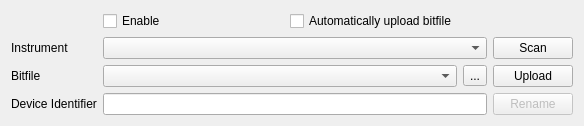
<?xml version="1.0" encoding="UTF-8"?>
<ui version="4.0">
 <class>Form</class>
 <widget class="QWidget" name="Form">
  <property name="geometry">
   <rect>
    <x>0</x>
    <y>0</y>
    <width>584</width>
    <height>122</height>
   </rect>
  </property>
  <property name="windowTitle">
   <string>Form</string>
  </property>
  <layout class="QGridLayout" name="gridLayout">
   <item row="2" column="3">
    <widget class="QToolButton" name="toolButtonOpenBitfile">
     <property name="text">
      <string>...</string>
     </property>
     <property name="icon">
      <iconset resource="Experiment.qrc">
       <normaloff>:/openicon/icons/document-open-5.png</normaloff>:/openicon/icons/document-open-5.png</iconset>
     </property>
    </widget>
   </item>
   <item row="0" column="1">
    <widget class="QCheckBox" name="enableCheckBox">
     <property name="sizePolicy">
      <sizepolicy hsizetype="Expanding" vsizetype="Fixed">
       <horstretch>0</horstretch>
       <verstretch>0</verstretch>
      </sizepolicy>
     </property>
     <property name="text">
      <string>Enable</string>
     </property>
    </widget>
   </item>
   <item row="0" column="2">
    <widget class="QCheckBox" name="checkBoxAutoUpload">
     <property name="text">
      <string>Automatically upload bitfile</string>
     </property>
    </widget>
   </item>
   <item row="2" column="1" colspan="2">
    <widget class="QComboBox" name="comboBoxBitfiles"/>
   </item>
   <item row="1" column="1" colspan="3">
    <widget class="QComboBox" name="comboBoxInstruments">
     <property name="minimumSize">
      <size>
       <width>180</width>
       <height>0</height>
      </size>
     </property>
    </widget>
   </item>
   <item row="2" column="0">
    <widget class="QLabel" name="label_2">
     <property name="text">
      <string>Bitfile</string>
     </property>
    </widget>
   </item>
   <item row="1" column="0">
    <widget class="QLabel" name="label">
     <property name="text">
      <string>Instrument</string>
     </property>
    </widget>
   </item>
   <item row="1" column="4">
    <widget class="QPushButton" name="pushButtonScan">
     <property name="text">
      <string>Scan</string>
     </property>
    </widget>
   </item>
   <item row="2" column="4">
    <widget class="QPushButton" name="uploadButton">
     <property name="text">
      <string>Upload</string>
     </property>
    </widget>
   </item>
   <item row="3" column="0">
    <widget class="QLabel" name="label_3">
     <property name="text">
      <string>Device Identifier</string>
     </property>
    </widget>
   </item>
   <item row="3" column="1" colspan="3">
    <widget class="QLineEdit" name="identifierEdit"/>
   </item>
   <item row="3" column="4">
    <widget class="QPushButton" name="renameButton">
     <property name="enabled">
      <bool>false</bool>
     </property>
     <property name="text">
      <string>Rename</string>
     </property>
    </widget>
   </item>
  </layout>
 </widget>
 <resources>
  <include location="Experiment.qrc"/>
 </resources>
 <connections/>
</ui>
